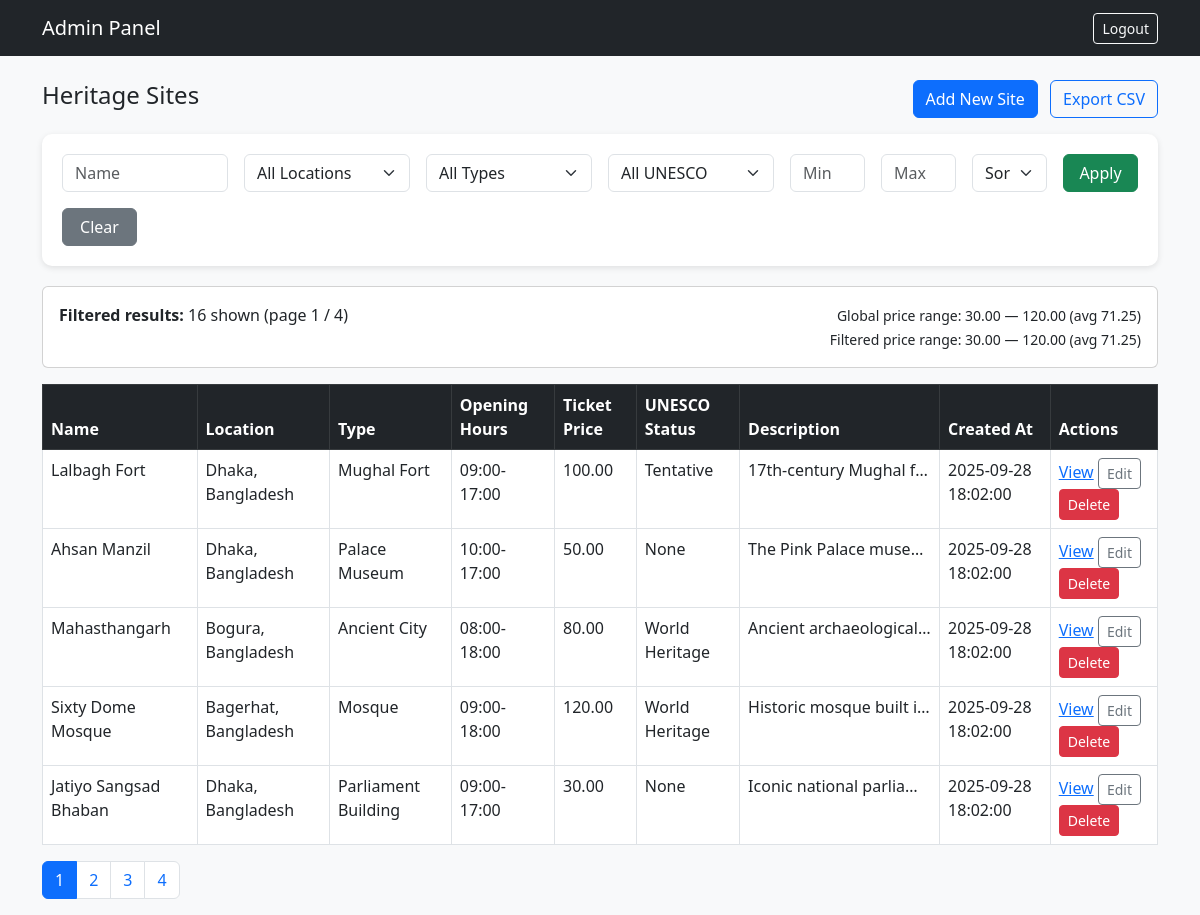
The app's page /admin/manage_sites.php (signed in), older data.
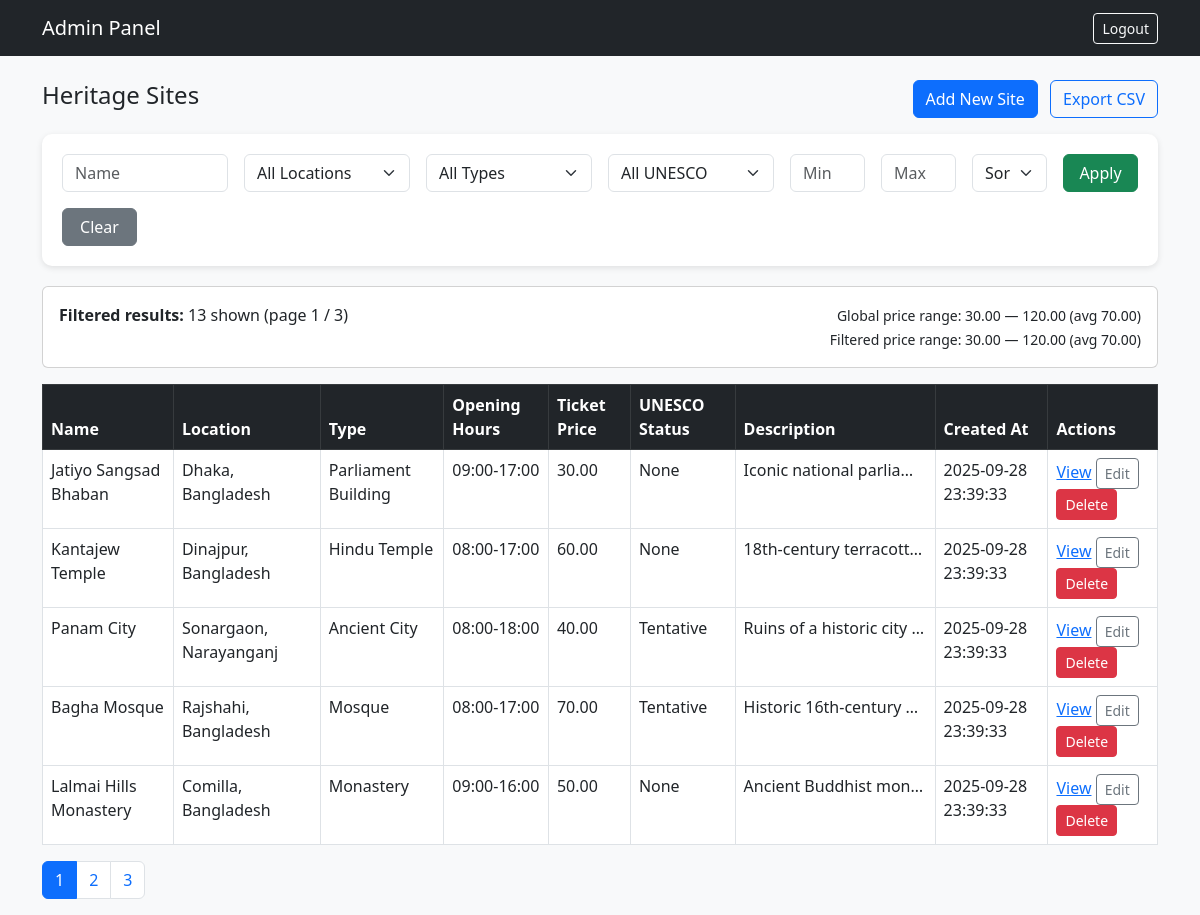
The same page, newer data.
### tables this page shows
CREATE TABLE IF NOT EXISTS HeritageSites (
  site_id INT AUTO_INCREMENT PRIMARY KEY,
  name VARCHAR(150) NOT NULL,
  location VARCHAR(200),
  type VARCHAR(100),
  opening_hours VARCHAR(100),
  ticket_price DECIMAL(10,2) DEFAULT 0,
  unesco_status ENUM('None','Tentative','World Heritage') DEFAULT 'None',
  description TEXT,
  created_at TIMESTAMP DEFAULT CURRENT_TIMESTAMP
);

### admin/manage_sites.php (the view, shortened to what the changed rows need)
<?php
require_once __DIR__ . '/../includes/db_connect.php';
$page = max(1, (int)($_GET['page'] ?? 1));
$perPage = 5;
$globalStats = $pdo->query("SELECT COUNT(*) AS total, MIN(ticket_price) AS min_price, MAX(ticket_price) AS max_price, AVG(ticket_price) AS avg_price FROM HeritageSites")->fetch(PDO::FETCH_ASSOC);
$globalMin = $globalStats['min_price'] !== null ? (float)$globalStats['min_price'] : 0.00;
$globalMax = $globalStats['max_price'] !== null ? (float)$globalStats['max_price'] : 0.00;
$globalAvg = $globalStats['avg_price'] !== null ? (float)$globalStats['avg_price'] : 0.00;
$where = ' WHERE 1=1';
$params = [];
$order_by = 'created_at DESC';
$totalStmt = $pdo->prepare("SELECT COUNT(*) FROM HeritageSites $where");
$totalStmt->execute($params);
$totalRows = (int)$totalStmt->fetchColumn();
$totalPages = max(1, (int)ceil($totalRows / $perPage));
$offset = ($page - 1) * $perPage;
$query = "SELECT * FROM HeritageSites $where ORDER BY $order_by LIMIT :offset, :perPage";
$stmt = $pdo->prepare($query);
$stmt->bindValue(':offset', (int)$offset, PDO::PARAM_INT);
$stmt->bindValue(':perPage', (int)$perPage, PDO::PARAM_INT);
$stmt->execute();
$sites = $stmt->fetchAll(PDO::FETCH_ASSOC);
$filteredStatsStmt = $pdo->prepare("SELECT COUNT(*) AS total, MIN(ticket_price) AS min_price, MAX(ticket_price) AS max_price, AVG(ticket_price) AS avg_price FROM HeritageSites $where");
$filteredStatsStmt->execute($params);
$filteredStats = $filteredStatsStmt->fetch(PDO::FETCH_ASSOC);
?>
<!doctype html>
<html lang="en">
<head>
<link href="https://cdn.jsdelivr.net/npm/bootstrap@5.3.0/dist/css/bootstrap.min.css" rel="stylesheet">
</head>
<body>
<div class="container">
    <div class="mb-3">
        <div class="card p-3">
            <div class="row">
                <div class="col-md-6">
                    <strong>Filtered results:</strong> <?php echo (int)($filteredStats['total'] ?? 0); ?> shown (page <?php echo $page; ?> / <?php echo $totalPages; ?>)
                </div>
                <div class="col-md-6 text-md-end">
                    <small>Global price range: <?php echo number_format($globalMin, 2); ?> — <?php echo number_format($globalMax, 2); ?> (avg <?php echo number_format($globalAvg, 2); ?>)</small>
                    <br>
                    <small>Filtered price range: <?php echo $filteredStats['min_price'] !== null ? number_format($filteredStats['min_price'], 2) : '-'; ?> — <?php echo $filteredStats['max_price'] !== null ? number_format($filteredStats['max_price'], 2) : '-'; ?> (avg <?php echo $filteredStats['avg_price'] !== null ? number_format($filteredStats['avg_price'], 2) : '-'; ?>)</small>
                </div>
            </div>
        </div>
    </div>
    <?php if (empty($sites)): ?>
        <div class="alert alert-info">No heritage sites found with these filters.</div>
    <?php else: ?>
        <table class="table table-hover table-bordered bg-white">
            <thead class="table-dark">
                <tr>
                    <th>Name</th>
                    <th>Location</th>
                    <th>Type</th>
                    <th>Opening Hours</th>
                    <th>Ticket Price</th>
                    <th>UNESCO Status</th>
                    <th>Description</th>
                    <th>Created At</th>
                    <th>Actions</th>
                </tr>
            </thead>
            <tbody>
            <?php foreach ($sites as $s): ?>
                <tr>
                    <td><?php echo htmlspecialchars($s['name']); ?></td>
                    <td><?php echo htmlspecialchars($s['location']); ?></td>
                    <td><?php echo htmlspecialchars($s['type']); ?></td>
                    <td><?php echo htmlspecialchars($s['opening_hours']); ?></td>
                    <td><?php echo number_format($s['ticket_price'], 2); ?></td>
                    <td><?php echo htmlspecialchars($s['unesco_status']); ?></td>
                    <td class="truncate" title="<?php echo htmlspecialchars($s['description']); ?>"><?php echo htmlspecialchars($s['description']); ?></td>
                    <td><?php echo htmlspecialchars($s['created_at']); ?></td>
                    <td>
                        <a href="../site_view.php?id=<?php echo (int)$s['site_id']; ?>">View</a>
                        <a class="btn btn-sm btn-outline-secondary" href="site_edit.php?id=<?php echo (int)$s['site_id']; ?>">Edit</a>
                        <form method="post" class="d-inline" onsubmit="return confirm('Delete site?');">
                            <button type="submit" class="btn btn-sm btn-danger">Delete</button>
                        </form>
                    </td>
                </tr>
            <?php endforeach; ?>
            </tbody>
        </table>
        <?php if ($totalPages > 1): ?>
            <nav>
                <ul class="pagination">
                    <?php
                        for ($p = 1; $p <= $totalPages; $p++):
                            $queryParams = $_GET;
                            $queryParams['page'] = $p;
                    ?>
                        <li class="page-item <?php if ($p === $page) echo 'active'; ?>">
                            <a class="page-link" href="?<?php echo htmlspecialchars(http_build_query($queryParams)); ?>"><?php echo $p; ?></a>
                        </li>
                    <?php endfor; ?>
                </ul>
            </nav>
        <?php endif; ?>
    <?php endif; ?>
</div>
</body>
</html>

Row changes from the older to the newer data that the page shows:
no longer on this page (row edited): heritagesites: name "Lalbagh Fort", location "Dhaka, Bangladesh", type "Mughal Fort", opening_hours "09:00-17:00", ticket_price "100.00", unesco_status "Tentative", description "17th-century Mughal f…", created_at "2025-09-28 18:02:00"
no longer on this page (row edited): heritagesites: name "Ahsan Manzil", location "Dhaka, Bangladesh", type "Palace Museum", opening_hours "10:00-17:00", ticket_price "50.00", unesco_status "None", description "The Pink Palace muse…", created_at "2025-09-28 18:02:00"
no longer on this page (row edited): heritagesites: name "Mahasthangarh", location "Bogura, Bangladesh", type "Ancient City", opening_hours "08:00-18:00", ticket_price "80.00", unesco_status "World Heritage", description "Ancient archaeological…", created_at "2025-09-28 18:02:00"
no longer on this page (row edited): heritagesites: name "Sixty Dome Mosque", location "Bagerhat, Bangladesh", type "Mosque", opening_hours "09:00-18:00", ticket_price "120.00", unesco_status "World Heritage", description "Historic mosque built i…", created_at "2025-09-28 18:02:00"
changed heritagesites "Jatiyo Sangsad Bhaban": created_at "2025-09-28 18:02:00" → "2025-09-28 23:39:33"
now on this page (row edited): heritagesites: name "Kantajew Temple", location "Dinajpur, Bangladesh", type "Hindu Temple", opening_hours "08:00-17:00", ticket_price "60.00", unesco_status "None", description "18th-century terracott…", created_at "2025-09-28 23:39:33"
now on this page (row edited): heritagesites: name "Panam City", location "Sonargaon, Narayanganj", type "Ancient City", opening_hours "08:00-18:00", ticket_price "40.00", unesco_status "Tentative", description "Ruins of a historic city…", created_at "2025-09-28 23:39:33"
now on this page (row edited): heritagesites: name "Bagha Mosque", location "Rajshahi, Bangladesh", type "Mosque", opening_hours "08:00-17:00", ticket_price "70.00", unesco_status "Tentative", description "Historic 16th-century…", created_at "2025-09-28 23:39:33"
now on this page (row edited): heritagesites: name "Lalmai Hills Monastery", location "Comilla, Bangladesh", type "Monastery", opening_hours "09:00-16:00", ticket_price "50.00", unesco_status "None", description "Ancient Buddhist mon…", created_at "2025-09-28 23:39:33"
Text that changed along with them:
$filteredStats['total']: "16" → "13"
$totalPages: "4" → "3"
$globalAvg: "71.25" → "70.00"
$filteredStats['avg_price']: "71.25" → "70.00"
list line gone: "4"
